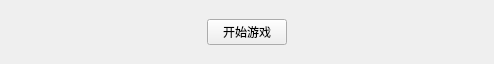
<?xml version="1.0" encoding="UTF-8"?>
<ui version="4.0">
 <class>ButtonGroup</class>
 <widget class="QWidget" name="ButtonGroup">
  <property name="geometry">
   <rect>
    <x>0</x>
    <y>0</y>
    <width>494</width>
    <height>64</height>
   </rect>
  </property>
  <property name="windowTitle">
   <string>Form</string>
  </property>
  <layout class="QHBoxLayout" name="horizontalLayout">
   <property name="spacing">
    <number>0</number>
   </property>
   <property name="leftMargin">
    <number>0</number>
   </property>
   <property name="topMargin">
    <number>0</number>
   </property>
   <property name="rightMargin">
    <number>0</number>
   </property>
   <property name="bottomMargin">
    <number>0</number>
   </property>
   <item>
    <widget class="QStackedWidget" name="stackedWidget">
     <property name="currentIndex">
      <number>0</number>
     </property>
     <widget class="QWidget" name="startPage">
      <layout class="QHBoxLayout" name="horizontalLayout_2">
       <item>
        <spacer name="horizontalSpacer">
         <property name="orientation">
          <enum>Qt::Horizontal</enum>
         </property>
         <property name="sizeHint" stdset="0">
          <size>
           <width>192</width>
           <height>20</height>
          </size>
         </property>
        </spacer>
       </item>
       <item>
        <widget class="MyButton" name="start">
         <property name="text">
          <string>开始游戏</string>
         </property>
        </widget>
       </item>
       <item>
        <spacer name="horizontalSpacer_2">
         <property name="orientation">
          <enum>Qt::Horizontal</enum>
         </property>
         <property name="sizeHint" stdset="0">
          <size>
           <width>191</width>
           <height>20</height>
          </size>
         </property>
        </spacer>
       </item>
      </layout>
     </widget>
     <widget class="QWidget" name="playCardPage">
      <layout class="QHBoxLayout" name="horizontalLayout_3">
       <item>
        <spacer name="horizontalSpacer_3">
         <property name="orientation">
          <enum>Qt::Horizontal</enum>
         </property>
         <property name="sizeHint" stdset="0">
          <size>
           <width>192</width>
           <height>20</height>
          </size>
         </property>
        </spacer>
       </item>
       <item>
        <widget class="MyButton" name="playCard">
         <property name="text">
          <string>出牌</string>
         </property>
        </widget>
       </item>
       <item>
        <spacer name="horizontalSpacer_4">
         <property name="orientation">
          <enum>Qt::Horizontal</enum>
         </property>
         <property name="sizeHint" stdset="0">
          <size>
           <width>191</width>
           <height>20</height>
          </size>
         </property>
        </spacer>
       </item>
      </layout>
     </widget>
     <widget class="QWidget" name="PassOrPlayPage">
      <layout class="QHBoxLayout" name="horizontalLayout_4">
       <item>
        <spacer name="horizontalSpacer_5">
         <property name="orientation">
          <enum>Qt::Horizontal</enum>
         </property>
         <property name="sizeHint" stdset="0">
          <size>
           <width>139</width>
           <height>20</height>
          </size>
         </property>
        </spacer>
       </item>
       <item>
        <widget class="MyButton" name="pass">
         <property name="text">
          <string>不出</string>
         </property>
        </widget>
       </item>
       <item>
        <spacer name="horizontalSpacer_6">
         <property name="orientation">
          <enum>Qt::Horizontal</enum>
         </property>
         <property name="sizeType">
          <enum>QSizePolicy::Fixed</enum>
         </property>
         <property name="sizeHint" stdset="0">
          <size>
           <width>15</width>
           <height>20</height>
          </size>
         </property>
        </spacer>
       </item>
       <item>
        <widget class="MyButton" name="playCard1">
         <property name="text">
          <string>出牌</string>
         </property>
        </widget>
       </item>
       <item>
        <spacer name="horizontalSpacer_7">
         <property name="orientation">
          <enum>Qt::Horizontal</enum>
         </property>
         <property name="sizeHint" stdset="0">
          <size>
           <width>139</width>
           <height>20</height>
          </size>
         </property>
        </spacer>
       </item>
      </layout>
     </widget>
     <widget class="QWidget" name="callLordPage">
      <layout class="QHBoxLayout" name="horizontalLayout_5">
       <item>
        <spacer name="horizontalSpacer_8">
         <property name="orientation">
          <enum>Qt::Horizontal</enum>
         </property>
         <property name="sizeHint" stdset="0">
          <size>
           <width>46</width>
           <height>20</height>
          </size>
         </property>
        </spacer>
       </item>
       <item>
        <widget class="MyButton" name="giveup">
         <property name="text">
          <string>PushButton</string>
         </property>
        </widget>
       </item>
       <item>
        <spacer name="horizontalSpacer_10">
         <property name="orientation">
          <enum>Qt::Horizontal</enum>
         </property>
         <property name="sizeType">
          <enum>QSizePolicy::Fixed</enum>
         </property>
         <property name="sizeHint" stdset="0">
          <size>
           <width>10</width>
           <height>20</height>
          </size>
         </property>
        </spacer>
       </item>
       <item>
        <widget class="MyButton" name="oneScore">
         <property name="text">
          <string>PushButton</string>
         </property>
        </widget>
       </item>
       <item>
        <spacer name="horizontalSpacer_11">
         <property name="orientation">
          <enum>Qt::Horizontal</enum>
         </property>
         <property name="sizeType">
          <enum>QSizePolicy::Fixed</enum>
         </property>
         <property name="sizeHint" stdset="0">
          <size>
           <width>10</width>
           <height>20</height>
          </size>
         </property>
        </spacer>
       </item>
       <item>
        <widget class="MyButton" name="twoScore">
         <property name="text">
          <string>PushButton</string>
         </property>
        </widget>
       </item>
       <item>
        <spacer name="horizontalSpacer_12">
         <property name="orientation">
          <enum>Qt::Horizontal</enum>
         </property>
         <property name="sizeType">
          <enum>QSizePolicy::Fixed</enum>
         </property>
         <property name="sizeHint" stdset="0">
          <size>
           <width>10</width>
           <height>20</height>
          </size>
         </property>
        </spacer>
       </item>
       <item>
        <widget class="MyButton" name="threeScore">
         <property name="text">
          <string>PushButton</string>
         </property>
        </widget>
       </item>
       <item>
        <spacer name="horizontalSpacer_9">
         <property name="orientation">
          <enum>Qt::Horizontal</enum>
         </property>
         <property name="sizeHint" stdset="0">
          <size>
           <width>46</width>
           <height>20</height>
          </size>
         </property>
        </spacer>
       </item>
      </layout>
     </widget>
     <widget class="QWidget" name="nullPage"/>
    </widget>
   </item>
  </layout>
 </widget>
 <customwidgets>
  <customwidget>
   <class>MyButton</class>
   <extends>QPushButton</extends>
   <header>mybutton.h</header>
  </customwidget>
 </customwidgets>
 <resources/>
 <connections/>
</ui>
